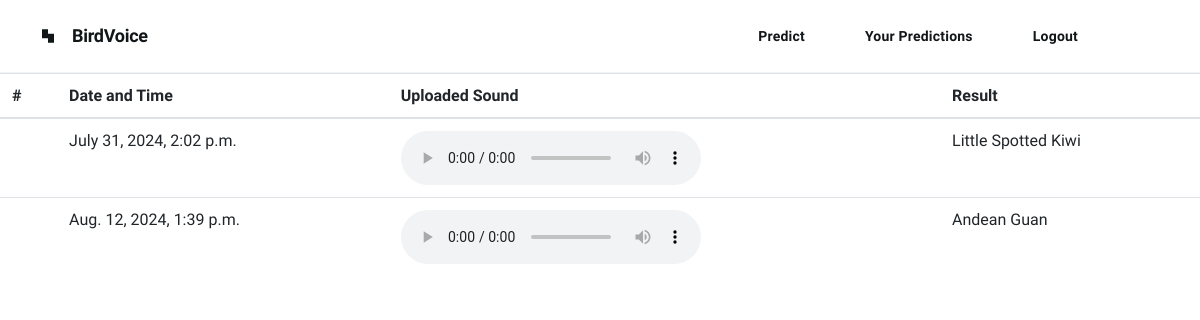
Page /auth/prediction-list (signed in) on the earlier database version.
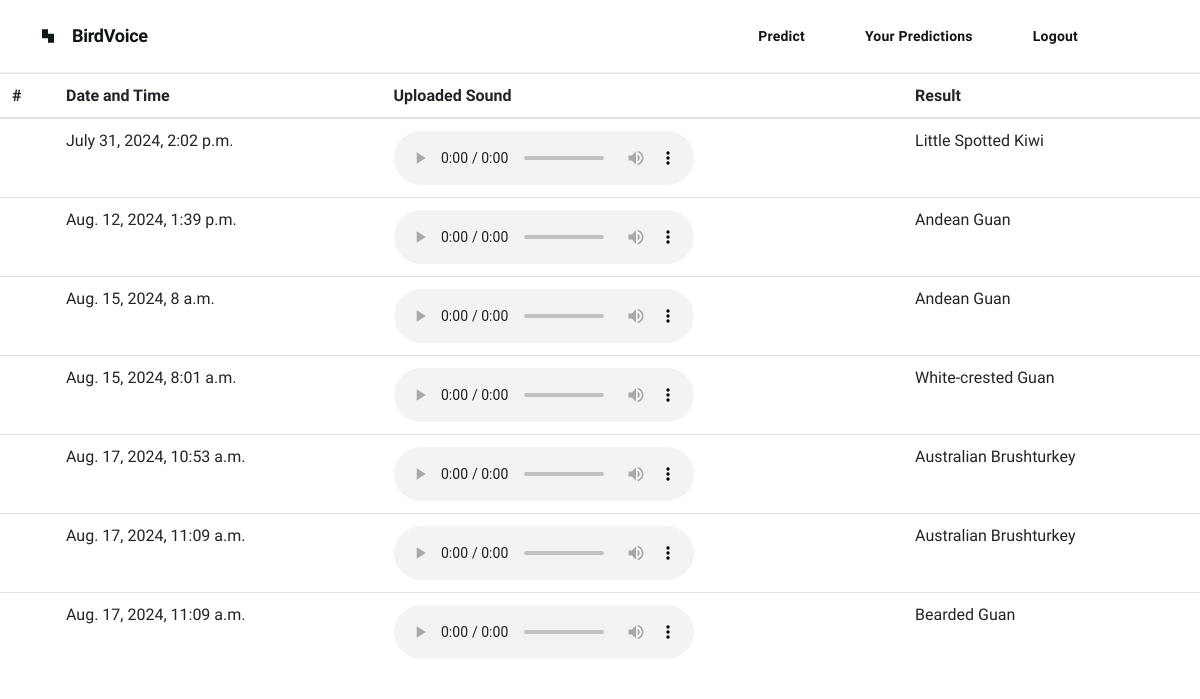
Same page on the later database version.
### user/models.py (models this page shows, shortened)
class Profile(models.Model):
    user = models.OneToOneField(User, on_delete=models.CASCADE)
    avatar = models.ImageField(default='profile_images/default.jpeg', upload_to='profile_images/')
    bio = models.TextField()

### bird_voice_classifier/models.py (models this page shows, shortened)
class Prediction(models.Model):
    dateAndTime = models.DateTimeField(("Date And Time"), auto_now=False, auto_now_add=True)
    user = models.ForeignKey("auth.User", verbose_name=("User"), on_delete=models.CASCADE)
    file = models.URLField(("File Url"), max_length=200)
    result = models.CharField(("Predicted Result"), max_length=150)
    confidence = models.CharField(("Model Confidence"), max_length=50)
    class Meta:
        verbose_name = ("Prediction")
        verbose_name_plural = ("Predictions")

### user/views.py (the view)
# urls.py: path('prediction-list', prediction_list, name='users-predictions'),
@login_required(login_url= '/auth/login')
def prediction_list(request):
    pList = Prediction.objects.filter(user= request.user)
    return render(request, 'user/list.html', {'list': pList})

### templates/user/list.html (shortened to what this page needs)
{% extends "../site/base.html" %}
{% block css %}
<link rel="stylesheet" href="https://maxcdn.bootstrapcdn.com/bootstrap/4.0.0/css/bootstrap.min.css">
<link rel="stylesheet" href="https://use.fontawesome.com/releases/v5.8.2/css/all.css">
{% endblock css %}
{% block content %}
<table class="table">
    <thead>
      <tr>
        <th scope="col">#</th>
        <th scope="col">Date and Time</th>
        <th scope="col">Uploaded Sound</th>
        <th scope="col">Result</th>
      </tr>
    </thead>
    <tbody>
        {% for item in list %}
      <tr>
        <th scope="row">{{item.count}}</th>
        <td>{{item.dateAndTime}}</td>
        <td><audio src="{{item.file}}" controls></audio></td>
        <td>{{item.result}}</td>
      </tr>
      {% endfor %}
    </tbody>
  </table>
{% endblock content %}

### templates/site/base.html (shortened to what this page needs)
{% load static %}
<html>
  <head>
    <link rel="stylesheet" href="{% static "css/site/base.css" %}">
    {% block css %}{% endblock css %}
    <script src="https://cdn.tailwindcss.com?plugins=forms,container-queries"></script>
  </head>
  <body>
    <div class="relative flex size-full min-h-screen flex-col bg-white group/design-root overflow-x-hidden" style='font-family: "Plus Jakarta Sans", "Noto Sans", sans-serif;'>
      <div class="layout-container flex h-full grow flex-col">
        <header class="flex items-center justify-between whitespace-nowrap border-b border-solid border-b-[#f0f3f4] px-10 py-3">
          <div class="flex items-center gap-4 text-[#111618]">
            <div class="size-4">
              <svg viewBox="0 0 48 48" fill="#111618" xmlns="http://www.w3.org/2000/svg">
                <path fill-rule="evenodd" clip-rule="evenodd" d="M24 4H6V17.3333V30.6667H24V44H42V30.6667V17.3333H24V4Z" fill="#111618"></path>
              </svg>
            </div>
            <a href="{% url "home" %}">
            <h2 class="text-[#111618] text-lg font-bold leading-tight tracking-[-0.015em]">BirdVoice</h2>
            </a>
          </div>
          <div class="flex flex-1 justify-end gap-8">
            {% if user.is_authenticated %}
            <a href="{% url "home" %}">
              <button
              class="flex max-w-[480px] cursor-pointer items-center justify-center overflow-hidden rounded-xl h-10 bg-[transparent] text-[#111618] gap-2 text-sm font-bold leading-normal tracking-[0.015em] min-w-0 px-2.5"
            >
              Predict
            </button>
            </a>
            <a href="{% url "users-predictions" %}">
              <button
              class="flex max-w-[480px] cursor-pointer items-center justify-center overflow-hidden rounded-xl h-10 bg-[transparent] text-[#111618] gap-2 text-sm font-bold leading-normal tracking-[0.015em] min-w-0 px-2.5"
            >
              Your Predictions
            </button>
            </a>
            <a href="{% url "logout" %}">
              <button
              class="flex max-w-[480px] cursor-pointer items-center justify-center overflow-hidden rounded-xl h-10 bg-[transparent] text-[#111618] gap-2 text-sm font-bold leading-normal tracking-[0.015em] min-w-0 px-2.5"
            >
              Logout
            </button>
            </a>
            <a href="{% url "users-profile" %}">
              <div
              class="bg-center bg-no-repeat aspect-square bg-cover rounded-full size-10"
              style='background-image: url("{{user.profile.avatar.url}}");'
            ></div>
            </a>
            {% endif %}
          </div>
        </header>
{% block content %}{% endblock content %}
</div>
</div>
</body>
</html>

Differences in the rows shown:
added Prediction: dateAndTime "Aug. 15, 2024, 8 a.m.", result "Andean Guan"
added Prediction: dateAndTime "Aug. 15, 2024, 8:01 a.m.", result "White-crested Guan"
added Prediction: dateAndTime "Aug. 17, 2024, 10:53 a.m.", result "Australian Brushturkey"
added Prediction: dateAndTime "Aug. 17, 2024, 11:09 a.m.", result "Australian Brushturkey"
added Prediction: dateAndTime "Aug. 17, 2024, 11:09 a.m.", result "Bearded Guan"
